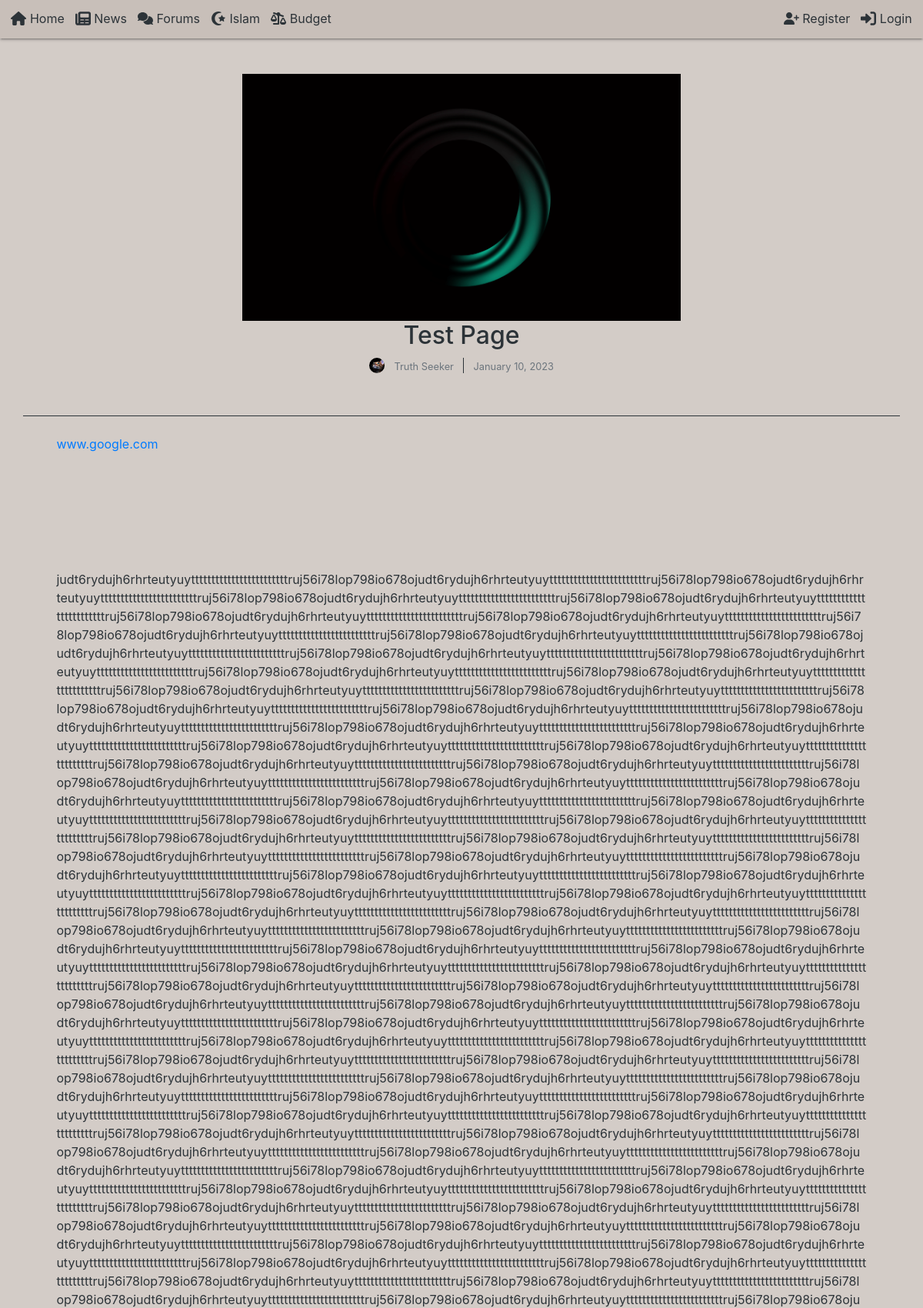
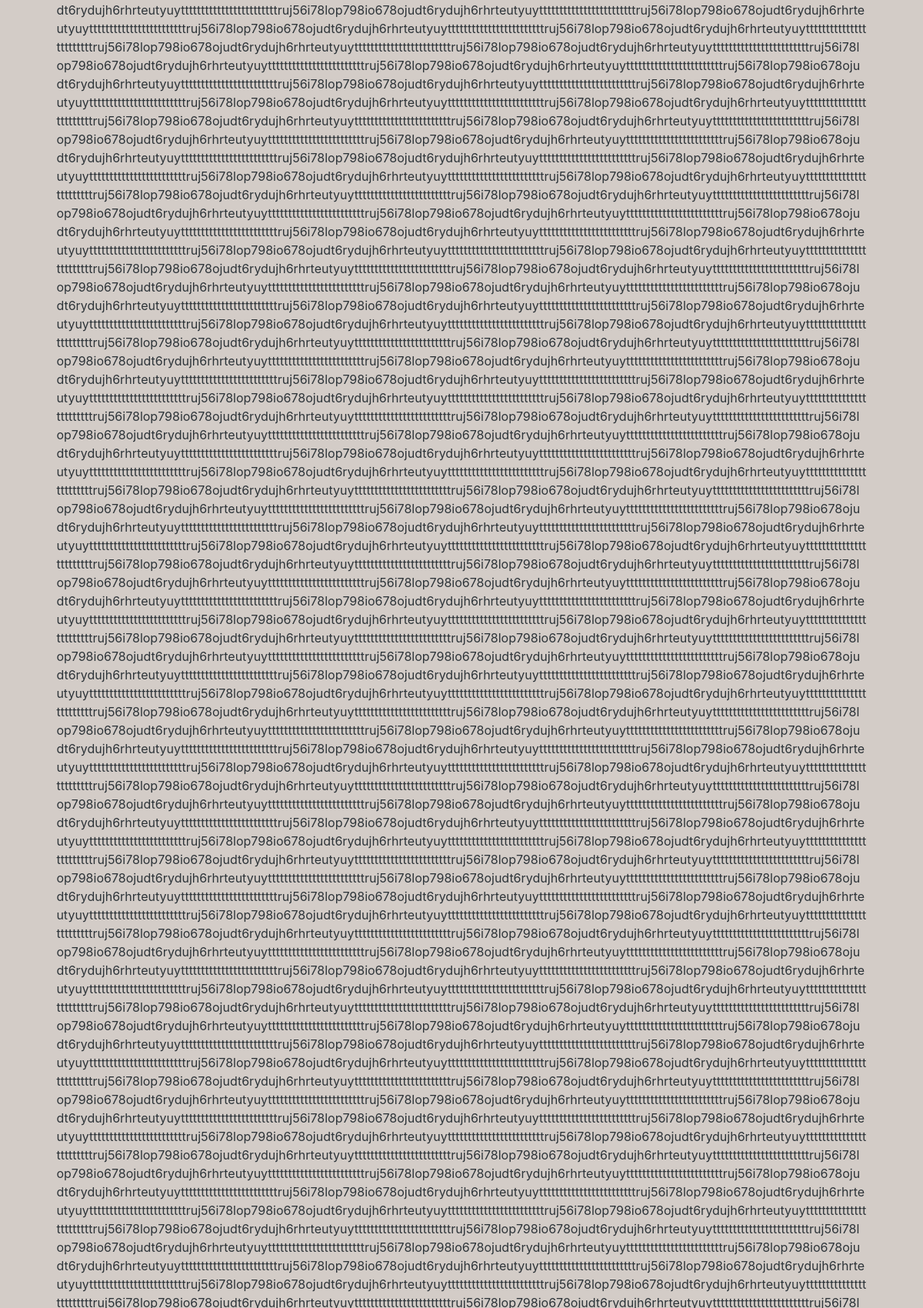
The page /post/22/ (upper part) on the database its author committed (2 pictures, top to bottom).
### blog/models.py (models this page shows, shortened)
class Post(models.Model):
    author = models.ForeignKey(User, on_delete=models.CASCADE)
    title = models.CharField(max_length=66)
    image = models.ImageField(upload_to='preview_photos', verbose_name='Caption Image')
    content = RichTextUploadingField(config_name='default',null=True)
    tags = models.ManyToManyField(Tag, related_name='tags')
    date_posted = models.DateTimeField(default=timezone.now,verbose_name='Date Posted')

### users/models.py (models this page shows, shortened)
class Profile(models.Model):
    user = models.OneToOneField(User, on_delete=models.CASCADE)
    about_me = models.TextField(max_length=250,null=True,blank=True)
    dob = models.DateField(default=date.today,verbose_name='D.O.B.',blank=True)
    image = models.ImageField(default='default.png', upload_to='profile_pics')
    profile_created = models.DateTimeField(default=timezone.now,verbose_name='Date Created')

### blog/views.py (the view)
# urls.py: path('post/<int:pk>/', PostDetailView.as_view(), name='post-detail'),
class PostDetailView(DetailView):
    model = Post

### blog/templates/blog/post_detail.html (shortened to what this page needs)
{% extends "blog/base.html" %}
{% load static %}
{% block content %}
<article class='article-container'>
  <img class="article-image" src="{{ object.image.url }}" alt="">
  <header class='article-header'>
    <h2 class="article-title">{{ object.title }}</h2>
    <div class="article-metadata">
      <img class="rounded-circle profile-img mr-2" src="{{ object.author.profile.image.url }}" alt="" style='width: '>
      <a class="mr-2" href="{% url 'user-posts' object.author.username %}">
        <small class='text-muted'>
          {% if object.author.first_name and object.author.last_name %}
            {{ object.author.get_full_name|title }}
          {% else %}
            {{ object.author.username|title }}
          {% endif %}
        </small>
      </a>
      <span class='vl'>
        <small class="text-muted">{{ object.date_posted|date:"F d, Y" }}</small>
      </span>
    </div>
  </header>
  <section class='article-section'>
    <div class="article-content">
      {{ object.content|safe|urlize }}
    </div>
  </section>
</article>
{% endblock content %}

### blog/static/blog/css/main.css (style rules this page uses)
:root { --app-bg: hsl(25,12%,80.4%); --text-color: hsl(205,12%,19.6%); --surface-bg: hsl(24,12%,75.5%); --border-color: hsl(24.5,12.5%,65.5%); --muted-text: hsl(0,0%,30%); }
body { background: var(--app-bg); color: var(--text-color); }
h1, h2, h3, h4, h5, h6 { color: var(--text-color); }
.article-image { display: block; margin-left: auto; margin-right: auto; width: 50%; min-width: 34rem; max-width: 55rem; }
.article-header { text-align: center; }
.article-title { color: var(--text-color); }
.article-section { width: 98%; margin-left: auto; margin-right: auto; text-align: justify; color: var(--main-color); padding: 0 2rem; }
.article-section p { display: block; margin-left: auto; margin-right: auto; word-wrap: anywhere; }
.article-content { white-space: pre-line; }
.profile-img { height: 20px; width: 20px; vertical-align: sub !important; }
.article-metadata { padding-bottom: 3.3rem; border-bottom: 1px solid var(--text-color); }
.vl { border-left: solid 1px var(--text-color); padding-left: 13px; }
::placeholder { color: var(--text-color); }

### rows shown on the page
Post: image (picture), title "Test Page", author.profile.image (picture), author.get_full_name "Truth Seeker", date_posted "January 10, 2023", content "www.google.com"
